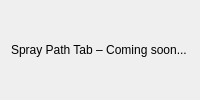
<?xml version="1.0" encoding="UTF-8"?>
<ui version="4.0">
 <class>SprayPathTab</class>
 <widget class="QWidget" name="SprayPathTab">
  <layout class="QVBoxLayout" name="verticalLayout">
   <item>
    <widget class="QLabel" name="labelSpray">
     <property name="text">
      <string>Spray Path Tab – Coming soon...</string>
     </property>
    </widget>
   </item>
  </layout>
 </widget>
 <resources/>
 <connections/>
</ui>
